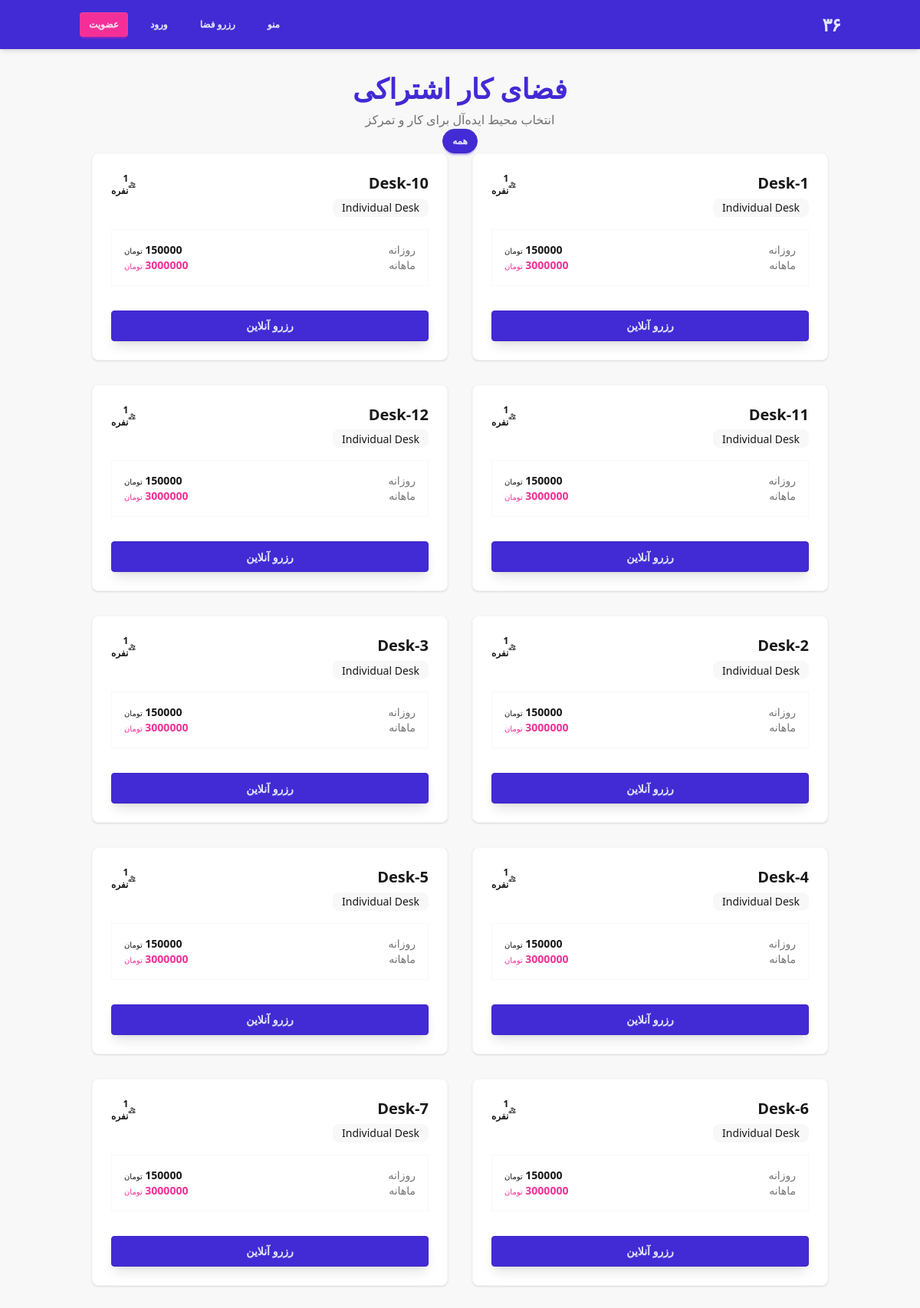
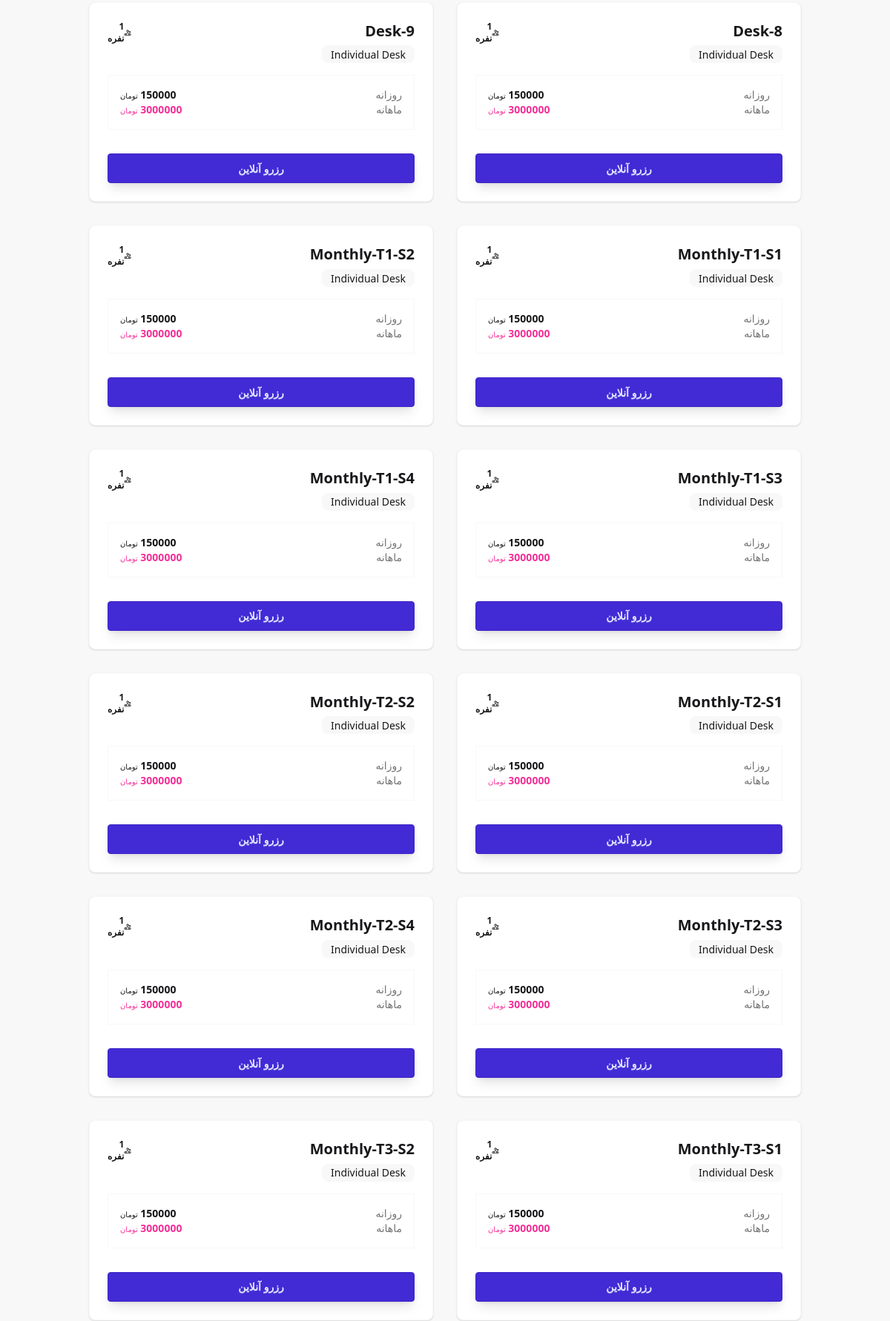
Screenshot of /cowork/ (upper part) with the database file from the repository (2 pictures, top to bottom).
### cowork/models.py (models this page shows, shortened)
class Space(models.Model):
    class ZoneType(models.TextChoices):
        LONG_TABLE = 'LONG_TABLE', _('Communal Long Table')
        DESK = 'DESK', _('Individual Desk')
        PRIVATE_ROOM = 'PRIVATE_ROOM', _('Private Room')
        MEETING_ROOM = 'MEETING_ROOM', _('Meeting Room')
    name = models.CharField(_("Space Name"), max_length=50, unique=True)
    zone = models.CharField(_("Zone Type"), max_length=20, choices=ZoneType.choices)
    capacity = models.PositiveIntegerField(_("Capacity"), default=1)
    pricing_plan = models.ForeignKey(PricingPlan, on_delete=models.SET_NULL, null=True, verbose_name=_("Pricing Plan"))
    is_active = models.BooleanField(_("Is Active"), default=True)
    grid_row = models.IntegerField(_("Grid Row"), default=0)
    grid_col = models.IntegerField(_("Grid Col"), default=0)
    class Meta:
        verbose_name = _("Space")
        verbose_name_plural = _("Spaces")
        ordering = ['zone', 'name']

class PricingPlan(models.Model):
    name = models.CharField(_("Plan Name"), max_length=100)
    daily_rate = models.DecimalField(_("Daily Rate"), max_digits=12, decimal_places=0, default=0)
    hourly_rate = models.DecimalField(_("Hourly Rate"), max_digits=12, decimal_places=0, default=0)
    monthly_rate = models.DecimalField(_("Monthly Rate"), max_digits=12, decimal_places=0, default=0)
    six_month_rate = models.DecimalField(_("6-Month Rate"), max_digits=12, decimal_places=0, default=0)
    yearly_rate = models.DecimalField(_("Yearly Rate"), max_digits=12, decimal_places=0, default=0)
    is_contact_for_price = models.BooleanField(_("Contact for Price"), default=False)

### cowork/views.py (the view)
# urls.py: path('', space_list, name='space_list'),
def space_list(request):
    spaces = Space.objects.filter(is_active=True).select_related('pricing_plan')
    zone = request.GET.get('zone')
    if zone:
        spaces = spaces.filter(zone=zone)
    return render(request, 'cowork/space_list.html', {'spaces': spaces})

### theme/templates/cowork/space_list.html (shortened to what this page needs)
{% extends "base.html" %}
{% load i18n %}
{% block content %}
<div class="max-w-6xl mx-auto">
    <div class="text-center mb-10">
        <h1 class="text-4xl font-black text-primary mb-2">فضای کار اشتراکی</h1>
        <p class="text-base-content/60">انتخاب محیط ایده‌آل برای کار و تمرکز</p>
    </div>
    <div class="flex flex-wrap justify-center gap-2 mb-12">
        <a href="{% url 'cowork:space_list' %}" class="btn btn-sm {% if not request.GET.zone %}btn-primary{% else %}btn-ghost{% endif %} rounded-full">همه</a>
    </div>
    <div class="grid grid-cols-1 md:grid-cols-2 lg:grid-cols-3 gap-8">
        {% for space in spaces %}
            <div class="card bg-base-100 shadow-sm border border-base-200 hover:shadow-xl hover:border-primary/20 transition-all group overflow-hidden">
                <div class="card-body p-6">
                    <div class="flex justify-between items-start mb-4">
                        <div>
                            <h2 class="card-title text-xl font-black mb-1">{{ space.name }}</h2>
                            <span class="badge badge-sm badge-ghost opacity-70">{{ space.get_zone_display }}</span>
                        </div>
                        <div class="flex items-center gap-1 text-xs font-bold opacity-50">
                            {{ space.capacity }} نفره
                        </div>
                    </div>
                    <div class="space-y-3 mb-8 bg-base-200/30 p-4 rounded-2xl border border-base-200">
                        {% if space.pricing_plan.is_contact_for_price %}
                            <div class="text-center py-2">
                                <span class="text-primary font-black">برای قیمت تماس بگیرید</span>
                            </div>
                        {% else %}
                            {% if space.pricing_plan.daily_rate > 0 %}
                                <div class="flex justify-between items-center text-sm">
                                    <span class="opacity-60">روزانه</span>
                                    <span class="font-bold">{{ space.pricing_plan.daily_rate }} <span class="text-[10px] font-normal">تومان</span></span>
                                </div>
                            {% endif %}
                            {% if space.pricing_plan.monthly_rate > 0 %}
                                <div class="flex justify-between items-center text-sm">
                                    <span class="opacity-60">ماهانه</span>
                                    <span class="font-bold text-secondary">{{ space.pricing_plan.monthly_rate }} <span class="text-[10px] font-normal">تومان</span></span>
                                </div>
                            {% endif %}
                        {% endif %}
                    </div>
                    <div class="card-actions">
                        {% if space.pricing_plan.is_contact_for_price %}
                            <a href="tel:02112345678" class="btn btn-outline btn-primary w-full font-bold">تماس با پذیرش</a>
                        {% else %}
                            <a href="{% url 'cowork:book_space' space.id %}" class="btn btn-primary w-full font-bold shadow-lg shadow-primary/20">
                                رزرو آنلاین
                            </a>
                        {% endif %}
                    </div>
                </div>
            </div>
        {% empty %}
            <div class="col-span-full text-center py-20">
                <h3 class="text-xl font-bold opacity-40">فضایی یافت نشد</h3>
            </div>
        {% endfor %}
    </div>
</div>
{% endblock %}

### theme/templates/base.html (shortened to what this page needs)
{% load static tailwind_tags %}
<!DOCTYPE html>
<html lang="fa" dir="rtl" data-theme="minimalist" class="scroll-smooth">
<head>
    {% tailwind_css %}
</head>
<body class="min-h-screen bg-base-200 text-base-content flex flex-col">
    <header class="bg-primary text-primary-content shadow-md">
        <div class="container mx-auto px-4 h-16 flex items-center justify-between">
            <a href="{% url 'home' %}" class="text-2xl font-black tracking-tighter">۳۶</a>
            <nav>
                <ul class="flex gap-4 items-center">
                    <li><a href="{% url 'cafe:menu' %}" class="btn btn-sm btn-ghost hover:bg-white/10 text-primary-content">منو</a></li>
                    <li><a href="{% url 'cowork:space_list' %}" class="btn btn-sm btn-ghost hover:bg-white/10 text-primary-content">رزرو فضا</a></li>
                    {% if user.is_authenticated %}
                        <li><a href="{% url 'cafe:order_list' %}" class="btn btn-sm btn-ghost hover:bg-white/10 text-primary-content">سفارش‌های من</a></li>
                        <li><a href="{% url 'cowork:my_bookings' %}" class="btn btn-sm btn-ghost hover:bg-white/10 text-primary-content">رزروهای من</a></li>
                        {% if user.is_staff or user.groups.all %}
                            <li><a href="{% url 'cafe:barista_dashboard' %}" class="btn btn-sm btn-accent text-accent-content font-bold">پنل باریستا</a></li>
                        {% endif %}
                        <li class="hidden md:block"><span class="text-sm font-medium opacity-90">{{ user.full_name|default:user.phone_number }}</span></li>
                        <li>
                            <form action="{% url 'logout' %}" method="post" class="inline">
                                {% csrf_token %}
                                <button type="submit" class="btn btn-sm btn-ghost hover:bg-white/10 text-primary-content">خروج</button>
                            </form>
                        </li>
                    {% else %}
                        <li><a href="{% url 'login' %}" class="btn btn-sm btn-ghost hover:bg-white/10 text-primary-content">ورود</a></li>
                        <li><a href="{% url 'register' %}" class="btn btn-sm btn-secondary text-secondary-content border-none hover:brightness-110">عضویت</a></li>
                    {% endif %}
                </ul>
            </nav>
        </div>
    </header>
    <main class="flex-grow container mx-auto p-4 md:p-8">
        {% block content %}{% endblock %}
    </main>
</body>
</html>

### theme/templates/base.html (style rules this page uses)
body { font-family: 'Vazir', system-ui, -apple-system, sans-serif; }

### rows the page displays
Space: name "Desk-1", zone "Individual Desk", capacity "1", pricing_plan.daily_rate "150000", pricing_plan.monthly_rate "3000000"
Space: name "Desk-10", zone "Individual Desk", capacity "1", pricing_plan.daily_rate "150000", pricing_plan.monthly_rate "3000000"
Space: name "Desk-11", zone "Individual Desk", capacity "1", pricing_plan.daily_rate "150000", pricing_plan.monthly_rate "3000000"
Space: name "Desk-12", zone "Individual Desk", capacity "1", pricing_plan.daily_rate "150000", pricing_plan.monthly_rate "3000000"
Space: name "Desk-2", zone "Individual Desk", capacity "1", pricing_plan.daily_rate "150000", pricing_plan.monthly_rate "3000000"
Space: name "Desk-3", zone "Individual Desk", capacity "1", pricing_plan.daily_rate "150000", pricing_plan.monthly_rate "3000000"
Space: name "Desk-4", zone "Individual Desk", capacity "1", pricing_plan.daily_rate "150000", pricing_plan.monthly_rate "3000000"
Space: name "Desk-5", zone "Individual Desk", capacity "1", pricing_plan.daily_rate "150000", pricing_plan.monthly_rate "3000000"
Space: name "Desk-6", zone "Individual Desk", capacity "1", pricing_plan.daily_rate "150000", pricing_plan.monthly_rate "3000000"
Space: name "Desk-7", zone "Individual Desk", capacity "1", pricing_plan.daily_rate "150000", pricing_plan.monthly_rate "3000000"
Space: name "Desk-8", zone "Individual Desk", capacity "1", pricing_plan.daily_rate "150000", pricing_plan.monthly_rate "3000000"
Space: name "Desk-9", zone "Individual Desk", capacity "1", pricing_plan.daily_rate "150000", pricing_plan.monthly_rate "3000000"
Space: name "Monthly-T1-S1", zone "Individual Desk", capacity "1", pricing_plan.daily_rate "150000", pricing_plan.monthly_rate "3000000"
Space: name "Monthly-T1-S2", zone "Individual Desk", capacity "1", pricing_plan.daily_rate "150000", pricing_plan.monthly_rate "3000000"
Space: name "Monthly-T1-S3", zone "Individual Desk", capacity "1", pricing_plan.daily_rate "150000", pricing_plan.monthly_rate "3000000"
Space: name "Monthly-T1-S4", zone "Individual Desk", capacity "1", pricing_plan.daily_rate "150000", pricing_plan.monthly_rate "3000000"
Space: name "Monthly-T2-S1", zone "Individual Desk", capacity "1", pricing_plan.daily_rate "150000", pricing_plan.monthly_rate "3000000"
Space: name "Monthly-T2-S2", zone "Individual Desk", capacity "1", pricing_plan.daily_rate "150000", pricing_plan.monthly_rate "3000000"
Space: name "Monthly-T2-S3", zone "Individual Desk", capacity "1", pricing_plan.daily_rate "150000", pricing_plan.monthly_rate "3000000"
Space: name "Monthly-T2-S4", zone "Individual Desk", capacity "1", pricing_plan.daily_rate "150000", pricing_plan.monthly_rate "3000000"
Space: name "Monthly-T3-S1", zone "Individual Desk", capacity "1", pricing_plan.daily_rate "150000", pricing_plan.monthly_rate "3000000"
Space: name "Monthly-T3-S2", zone "Individual Desk", capacity "1", pricing_plan.daily_rate "150000", pricing_plan.monthly_rate "3000000"
